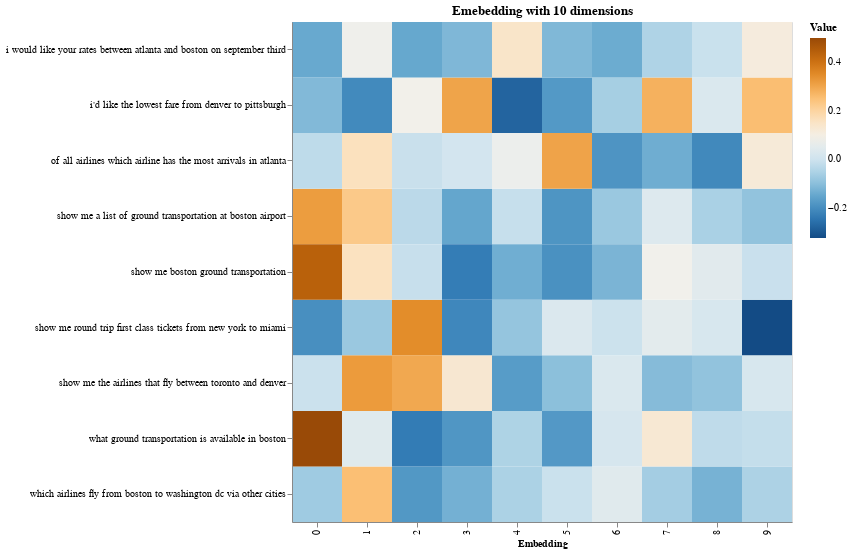

This figure's notebook cell:
### Code cell
# set the sample size to visualize

sample = 9
source = pd.DataFrame(embeds_pc)[:sample]
source=pd.concat([source, df['query']], axis=1)
source=source.melt(id_vars='query')

#configure the plot

chart=alt.Chart(source).mark_rect().encode(
x=alt.X('variable:N', title='Embedding'),
y=alt.Y('query:N', title="", axis=alt.Axis(labelLimit=500)),
color=alt.Color('value:Q', title="Value", scale=alt.Scale(scheme='blueorange')

)
)


result = chart.configure(background='#ffffff').properties(
    width=500,
    height=500,
    title="Emebedding with 10 dimensions"
).configure_axis(labelFontSize=10, titleFontSize=10)

result

### Figure 1 — Vega-Lite specification as saved in the notebook (floating-point values rounded to 4 significant figures; data arrays with more than 128 entries replaced by an {"elided": "..."} marker saying what was removed)
{"config": {"view": {"continuousWidth": 400, "continuousHeight": 300}, "axis": {"labelFontSize": 10, "titleFontSize": 10}, "background": "#ffffff"}, "data": {"name": "data-de99b08e0186b908872fe3bf24f8add0"}, "mark": "rect", "encoding": {"color": {"field": "value", "scale": {"scheme": "blueorange"}, "title": "Value", "type": "quantitative"}, "x": {"field": "variable", "title": "Embedding", "type": "nominal"}, "y": {"axis": {"labelLimit": 500}, "field": "query", "title": "", "type": "nominal"}}, "height": 500, "title": "Emebedding with 10 dimensions", "width": 500, "$schema": "https://vega.github.io/schema/vega-lite/v4.17.0.json", "datasets": {"data-de99b08e0186b908872fe3bf24f8add0": {"elided": "910 records"}}}
